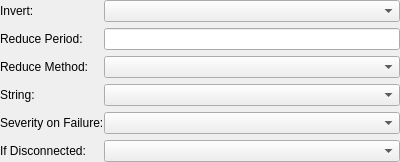
<?xml version="1.0" encoding="UTF-8"?>
<ui version="4.0">
 <class>Form</class>
 <widget class="QWidget" name="Form">
  <property name="geometry">
   <rect>
    <x>0</x>
    <y>0</y>
    <width>400</width>
    <height>150</height>
   </rect>
  </property>
  <property name="windowTitle">
   <string>Form</string>
  </property>
  <layout class="QFormLayout" name="formLayout">
   <property name="horizontalSpacing">
    <number>0</number>
   </property>
   <property name="leftMargin">
    <number>0</number>
   </property>
   <property name="topMargin">
    <number>0</number>
   </property>
   <property name="rightMargin">
    <number>0</number>
   </property>
   <property name="bottomMargin">
    <number>0</number>
   </property>
   <item row="0" column="0">
    <widget class="QLabel" name="label_3">
     <property name="text">
      <string>Invert:</string>
     </property>
    </widget>
   </item>
   <item row="0" column="1">
    <widget class="QComboBox" name="invert_combo"/>
   </item>
   <item row="1" column="0">
    <widget class="QLabel" name="label_4">
     <property name="text">
      <string>Reduce Period:</string>
     </property>
    </widget>
   </item>
   <item row="1" column="1">
    <widget class="QLineEdit" name="reduce_period_edit"/>
   </item>
   <item row="2" column="0">
    <widget class="QLabel" name="label_5">
     <property name="text">
      <string>Reduce Method:</string>
     </property>
    </widget>
   </item>
   <item row="2" column="1">
    <widget class="QComboBox" name="reduce_method_combo"/>
   </item>
   <item row="3" column="0">
    <widget class="QLabel" name="label_6">
     <property name="text">
      <string>String:</string>
     </property>
    </widget>
   </item>
   <item row="3" column="1">
    <widget class="QComboBox" name="string_combo"/>
   </item>
   <item row="4" column="0">
    <widget class="QLabel" name="label_7">
     <property name="text">
      <string>Severity on Failure:</string>
     </property>
    </widget>
   </item>
   <item row="4" column="1">
    <widget class="QComboBox" name="sev_on_failure_combo">
     <property name="currentIndex">
      <number>-1</number>
     </property>
    </widget>
   </item>
   <item row="5" column="0">
    <widget class="QLabel" name="label_8">
     <property name="text">
      <string>If Disconnected:</string>
     </property>
    </widget>
   </item>
   <item row="5" column="1">
    <widget class="QComboBox" name="if_disc_combo">
     <property name="currentIndex">
      <number>-1</number>
     </property>
    </widget>
   </item>
  </layout>
 </widget>
 <resources/>
 <connections/>
</ui>
